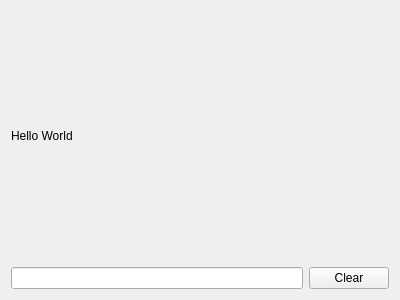
<?xml version="1.0" encoding="UTF-8"?>
<ui version="4.0">
 <class>Form</class>
 <widget class="QWidget" name="Form">
  <property name="geometry">
   <rect>
    <x>0</x>
    <y>0</y>
    <width>400</width>
    <height>300</height>
   </rect>
  </property>
  <property name="windowTitle">
   <string>Form</string>
  </property>
  <layout class="QGridLayout" name="gridLayout">
   <item row="0" column="0">
    <layout class="QVBoxLayout" name="verticalLayout">
     <item>
      <widget class="QLabel" name="label">
       <property name="text">
        <string>Hello World</string>
       </property>
      </widget>
     </item>
     <item>
      <layout class="QHBoxLayout" name="horizontalLayout">
       <item>
        <widget class="QLineEdit" name="lineEdit"/>
       </item>
       <item>
        <widget class="QPushButton" name="pushButton">
         <property name="text">
          <string>Clear</string>
         </property>
        </widget>
       </item>
      </layout>
     </item>
    </layout>
   </item>
  </layout>
 </widget>
 <resources/>
 <connections>
  <connection>
   <sender>pushButton</sender>
   <signal>clicked()</signal>
   <receiver>lineEdit</receiver>
   <slot>clear()</slot>
   <hints>
    <hint type="sourcelabel">
     <x>265</x>
     <y>133</y>
    </hint>
    <hint type="destinationlabel">
     <x>86</x>
     <y>141</y>
    </hint>
   </hints>
  </connection>
  <connection>
   <sender>lineEdit</sender>
   <signal>textEdited(QString)</signal>
   <receiver>label</receiver>
   <slot>setText(QString)</slot>
   <hints>
    <hint type="sourcelabel">
     <x>124</x>
     <y>128</y>
    </hint>
    <hint type="destinationlabel">
     <x>170</x>
     <y>67</y>
    </hint>
   </hints>
  </connection>
  <connection>
   <sender>pushButton</sender>
   <signal>clicked()</signal>
   <receiver>label</receiver>
   <slot>clear()</slot>
   <hints>
    <hint type="sourcelabel">
     <x>258</x>
     <y>125</y>
    </hint>
    <hint type="destinationlabel">
     <x>253</x>
     <y>77</y>
    </hint>
   </hints>
  </connection>
 </connections>
</ui>
